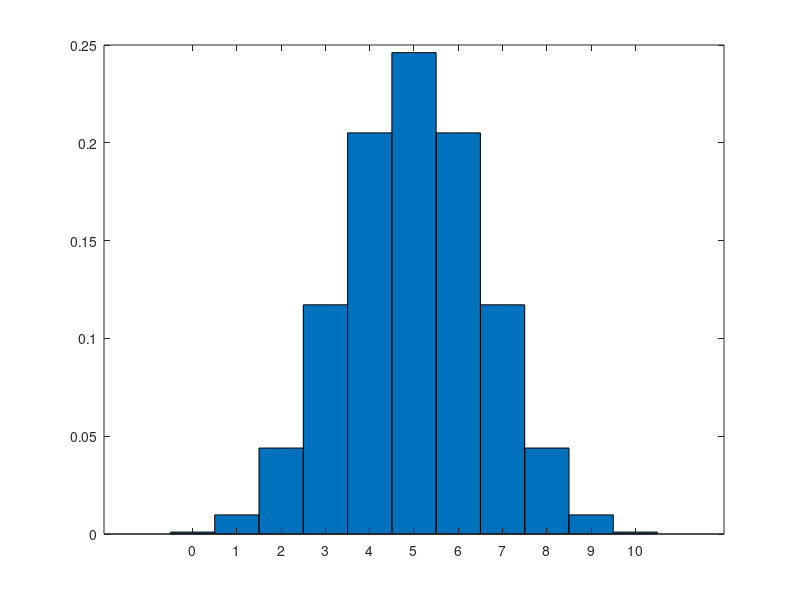

The MATLAB source for this figure:
%the expected value for a discrete distribution 

x = 0:10;
y = binopdf(x,10,0.5);

figure
bar(x,y,1)

valueofYatArray = interp1(x,y,0:10)
%lists all of the probabilities for all x values

sumprobability = sum (valueofYatArray)
%should equate to 1

valueofx= 0:10
%lists all x values

elementmultiply = valueofYatArray.*valueofx
%multiplies each element of the first vector with the corresponding element of the other vector

expectedvalue = sum (elementmultiply)
%sums up the vector to give the expected value






